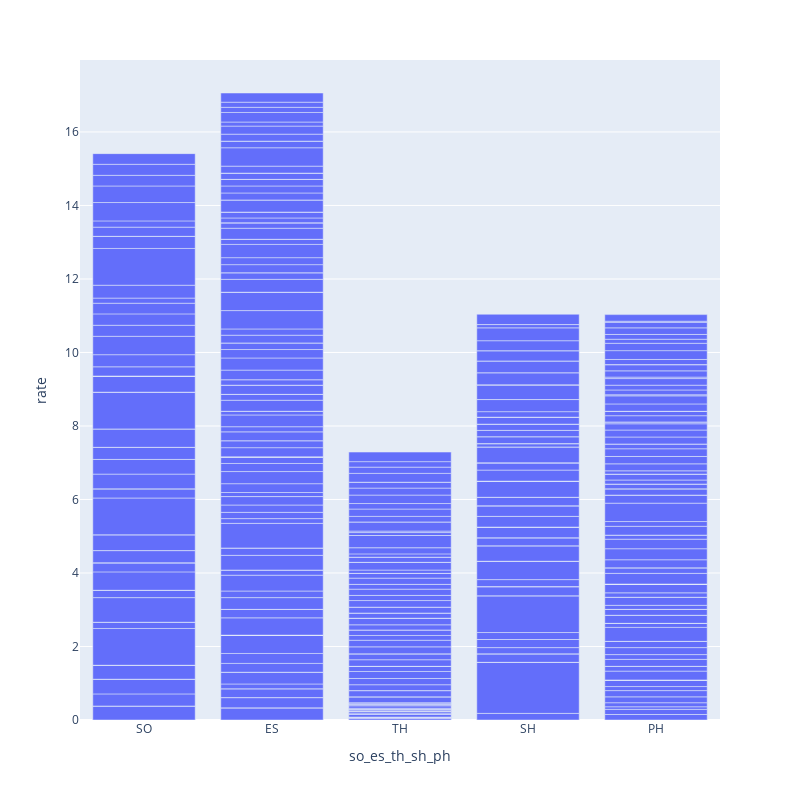

Write notebook code for a chart like this one.
### Code cell
fig2 = px.bar(df_return_to_homelessness, x='so_es_th_sh_ph', y = 'rate',hover_name= 'specific_demographic', hover_data= ['demographic_category', 'specific_demographic'], color_continuous_scale='greens', height = 800, width= 800, )
fig2.show()

### Figure 1 — Plotly figure (JSON) as saved in the notebook; plotly's stock layout.template omitted (floating-point values rounded to 4 significant figures; data arrays with more than 128 entries replaced by an {"elided": "..."} marker saying what was removed)
{"data": [{"alignmentgroup": "True", "customdata": {"elided": "490x2 str values"}, "hovertemplate": "<b>%{hovertext}</b><br><br>so_es_th_sh_ph=%{x}<br>rate=%{y}<br>demographic_category=%{customdata[0]}<br>specific_demographic=%{customdata[1]}<extra></extra>", "hovertext": {"elided": "490 str values"}, "legendgroup": "", "marker": {"color": "#636efa", "pattern": {"shape": ""}}, "name": "", "offsetgroup": "", "orientation": "v", "showlegend": false, "textposition": "auto", "type": "bar", "x": {"elided": "490 str values"}, "xaxis": "x", "y": {"elided": "490 float values"}, "yaxis": "y"}], "layout": {"barmode": "relative", "height": 800, "legend": {"tracegroupgap": 0}, "margin": {"t": 60}, "width": 800, "xaxis": {"anchor": "y", "domain": [0, 1], "title": {"text": "so_es_th_sh_ph"}}, "yaxis": {"anchor": "x", "domain": [0, 1], "title": {"text": "rate"}}}}
